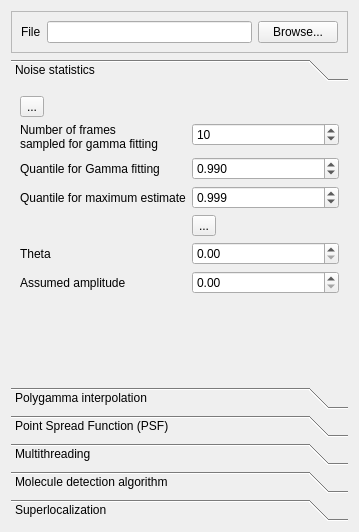
<?xml version="1.0" encoding="UTF-8"?>
<ui version="4.0">
 <class>MoleculeDetectionSettings</class>
 <widget class="QWidget" name="MoleculeDetectionSettings">
  <property name="geometry">
   <rect>
    <x>0</x>
    <y>0</y>
    <width>359</width>
    <height>532</height>
   </rect>
  </property>
  <property name="sizePolicy">
   <sizepolicy hsizetype="MinimumExpanding" vsizetype="Preferred">
    <horstretch>0</horstretch>
    <verstretch>0</verstretch>
   </sizepolicy>
  </property>
  <property name="windowTitle">
   <string>Form</string>
  </property>
  <layout class="QVBoxLayout" name="verticalLayout">
   <item>
    <widget class="QFrame" name="frame">
     <property name="frameShape">
      <enum>QFrame::Shape::StyledPanel</enum>
     </property>
     <property name="frameShadow">
      <enum>QFrame::Shadow::Raised</enum>
     </property>
     <layout class="QHBoxLayout" name="horizontalLayout_2">
      <item>
       <widget class="QLabel" name="label">
        <property name="text">
         <string>File</string>
        </property>
       </widget>
      </item>
      <item>
       <widget class="QLineEdit" name="fileLineEdit">
        <property name="readOnly">
         <bool>true</bool>
        </property>
       </widget>
      </item>
      <item>
       <widget class="QPushButton" name="browsePushButton">
        <property name="text">
         <string>Browse...</string>
        </property>
       </widget>
      </item>
     </layout>
    </widget>
   </item>
   <item>
    <widget class="QToolBox" name="toolBox">
     <property name="sizePolicy">
      <sizepolicy hsizetype="Preferred" vsizetype="MinimumExpanding">
       <horstretch>0</horstretch>
       <verstretch>0</verstretch>
      </sizepolicy>
     </property>
     <property name="currentIndex">
      <number>0</number>
     </property>
     <widget class="QWidget" name="page_2">
      <property name="geometry">
       <rect>
        <x>0</x>
        <y>0</y>
        <width>341</width>
        <height>284</height>
       </rect>
      </property>
      <attribute name="label">
       <string>Noise statistics</string>
      </attribute>
      <layout class="QVBoxLayout" name="verticalLayout_3">
       <item>
        <widget class="QToolButton" name="helpNoiseStatisticsToolButton">
         <property name="layoutDirection">
          <enum>Qt::LayoutDirection::LeftToRight</enum>
         </property>
         <property name="text">
          <string>...</string>
         </property>
         <property name="toolButtonStyle">
          <enum>Qt::ToolButtonStyle::ToolButtonTextBesideIcon</enum>
         </property>
        </widget>
       </item>
       <item>
        <layout class="QFormLayout" name="formLayout">
         <item row="0" column="0">
          <widget class="QLabel" name="label_2">
           <property name="text">
            <string>Number of frames sampled for gamma fitting</string>
           </property>
           <property name="wordWrap">
            <bool>true</bool>
           </property>
          </widget>
         </item>
         <item row="0" column="1">
          <widget class="QSpinBox" name="numberOfFramesSampledForGammaFittingSpinBox">
           <property name="toolTip">
            <string>The program wil sample at random this many nuber of frames to fit the theta parameter of the gamma distribution.</string>
           </property>
           <property name="minimum">
            <number>1</number>
           </property>
           <property name="maximum">
            <number>100000</number>
           </property>
           <property name="value">
            <number>10</number>
           </property>
          </widget>
         </item>
         <item row="1" column="0">
          <widget class="QLabel" name="label_3">
           <property name="text">
            <string>Quantile for Gamma fitting</string>
           </property>
          </widget>
         </item>
         <item row="1" column="1">
          <widget class="QDoubleSpinBox" name="quantileGammaFitDoubleSpinBox">
           <property name="toolTip">
            <string>The pixel values under that quantile will be excluded during the initial background fitting procedure to avoid having molecules signal in.</string>
           </property>
           <property name="decimals">
            <number>3</number>
           </property>
           <property name="maximum">
            <double>1.000000000000000</double>
           </property>
           <property name="singleStep">
            <double>0.010000000000000</double>
           </property>
           <property name="value">
            <double>0.990000000000000</double>
           </property>
          </widget>
         </item>
         <item row="2" column="0">
          <widget class="QLabel" name="label_4">
           <property name="text">
            <string>Quantile for maximum estimate</string>
           </property>
          </widget>
         </item>
         <item row="2" column="1">
          <widget class="QDoubleSpinBox" name="quantileMaxEstimateDoubleSpinBox">
           <property name="toolTip">
            <string>Quantile above which the pixel values are ignored for maximum value estimation during the initial fit procedure.</string>
           </property>
           <property name="decimals">
            <number>3</number>
           </property>
           <property name="maximum">
            <double>1.000000000000000</double>
           </property>
           <property name="singleStep">
            <double>0.010000000000000</double>
           </property>
           <property name="value">
            <double>0.999000000000000</double>
           </property>
          </widget>
         </item>
         <item row="3" column="1">
          <widget class="QToolButton" name="runNoiseStatisticsToolButton">
           <property name="text">
            <string>...</string>
           </property>
           <property name="toolButtonStyle">
            <enum>Qt::ToolButtonStyle::ToolButtonTextBesideIcon</enum>
           </property>
          </widget>
         </item>
         <item row="4" column="0">
          <widget class="QLabel" name="label_13">
           <property name="text">
            <string>Theta</string>
           </property>
          </widget>
         </item>
         <item row="4" column="1">
          <widget class="QDoubleSpinBox" name="thetaDoubleSpinBox">
           <property name="maximum">
            <double>100000.000000000000000</double>
           </property>
          </widget>
         </item>
         <item row="5" column="1">
          <widget class="QDoubleSpinBox" name="assumedAmplitudeDoubleSpinBox">
           <property name="maximum">
            <double>100000.000000000000000</double>
           </property>
          </widget>
         </item>
         <item row="5" column="0">
          <widget class="QLabel" name="label_14">
           <property name="text">
            <string>Assumed amplitude</string>
           </property>
          </widget>
         </item>
        </layout>
       </item>
       <item>
        <spacer name="verticalSpacer_5">
         <property name="orientation">
          <enum>Qt::Orientation::Vertical</enum>
         </property>
         <property name="sizeHint" stdset="0">
          <size>
           <width>20</width>
           <height>40</height>
          </size>
         </property>
        </spacer>
       </item>
      </layout>
     </widget>
     <widget class="QWidget" name="page_3">
      <property name="geometry">
       <rect>
        <x>0</x>
        <y>0</y>
        <width>324</width>
        <height>286</height>
       </rect>
      </property>
      <attribute name="label">
       <string>Polygamma interpolation</string>
      </attribute>
      <layout class="QVBoxLayout" name="verticalLayout_2">
       <item>
        <widget class="QToolButton" name="helpPolygammaInterpolationToolButton">
         <property name="text">
          <string>...</string>
         </property>
         <property name="toolButtonStyle">
          <enum>Qt::ToolButtonStyle::ToolButtonTextBesideIcon</enum>
         </property>
        </widget>
       </item>
       <item>
        <widget class="QGroupBox" name="groupBox">
         <property name="title">
          <string>Digamma</string>
         </property>
         <layout class="QFormLayout" name="formLayout_2">
          <item row="0" column="0">
           <widget class="QLabel" name="label_6">
            <property name="text">
             <string>Interpolation minimum</string>
            </property>
           </widget>
          </item>
          <item row="0" column="1">
           <widget class="QDoubleSpinBox" name="digammaInterpolationMinimumDoubleSpinBox">
            <property name="minimum">
             <double>2.000000000000000</double>
            </property>
            <property name="maximum">
             <double>40000.000000000000000</double>
            </property>
           </widget>
          </item>
          <item row="1" column="0">
           <widget class="QLabel" name="label_7">
            <property name="text">
             <string>Interpolation maximum</string>
            </property>
           </widget>
          </item>
          <item row="1" column="1">
           <widget class="QDoubleSpinBox" name="digammaInterpolationMaximumDoubleSpinBox">
            <property name="minimum">
             <double>2.000000000000000</double>
            </property>
            <property name="maximum">
             <double>100000.000000000000000</double>
            </property>
            <property name="value">
             <double>40000.000000000000000</double>
            </property>
           </widget>
          </item>
          <item row="2" column="0">
           <widget class="QLabel" name="label_8">
            <property name="text">
             <string>Number of interpolation points</string>
            </property>
           </widget>
          </item>
          <item row="2" column="1">
           <widget class="QSpinBox" name="digammaInterpolationNumberSpinBox">
            <property name="minimum">
             <number>2</number>
            </property>
            <property name="maximum">
             <number>10000</number>
            </property>
            <property name="value">
             <number>100</number>
            </property>
           </widget>
          </item>
         </layout>
        </widget>
       </item>
       <item>
        <widget class="QGroupBox" name="groupBox_2">
         <property name="title">
          <string>Trigamma</string>
         </property>
         <layout class="QFormLayout" name="formLayout_3">
          <item row="0" column="0">
           <widget class="QLabel" name="label_10">
            <property name="text">
             <string>Interpolation minimum</string>
            </property>
           </widget>
          </item>
          <item row="0" column="1">
           <widget class="QDoubleSpinBox" name="trigammaInterpolationMinimumDoubleSpinBox">
            <property name="minimum">
             <double>2.000000000000000</double>
            </property>
            <property name="maximum">
             <double>100000.000000000000000</double>
            </property>
           </widget>
          </item>
          <item row="1" column="0">
           <widget class="QLabel" name="label_11">
            <property name="text">
             <string>Interpolation maximum</string>
            </property>
           </widget>
          </item>
          <item row="1" column="1">
           <widget class="QDoubleSpinBox" name="trigammaInterpolationMaximumDoubleSpinBox">
            <property name="minimum">
             <double>2.000000000000000</double>
            </property>
            <property name="maximum">
             <double>100000.000000000000000</double>
            </property>
            <property name="stepType">
             <enum>QAbstractSpinBox::StepType::DefaultStepType</enum>
            </property>
            <property name="value">
             <double>40000.000000000000000</double>
            </property>
           </widget>
          </item>
          <item row="2" column="0">
           <widget class="QLabel" name="label_12">
            <property name="text">
             <string>Number of interpolation points</string>
            </property>
           </widget>
          </item>
          <item row="2" column="1">
           <widget class="QSpinBox" name="trigammaInterpolationNumberSpinBox">
            <property name="minimum">
             <number>2</number>
            </property>
            <property name="maximum">
             <number>10000</number>
            </property>
            <property name="value">
             <number>100</number>
            </property>
           </widget>
          </item>
         </layout>
        </widget>
       </item>
       <item>
        <spacer name="verticalSpacer_4">
         <property name="orientation">
          <enum>Qt::Orientation::Vertical</enum>
         </property>
         <property name="sizeHint" stdset="0">
          <size>
           <width>20</width>
           <height>40</height>
          </size>
         </property>
        </spacer>
       </item>
      </layout>
     </widget>
     <widget class="QWidget" name="page">
      <property name="geometry">
       <rect>
        <x>0</x>
        <y>0</y>
        <width>341</width>
        <height>284</height>
       </rect>
      </property>
      <attribute name="label">
       <string>Point Spread Function (PSF)</string>
      </attribute>
      <layout class="QVBoxLayout" name="verticalLayout_4">
       <item>
        <widget class="QToolButton" name="helpPSFToolButton">
         <property name="text">
          <string>...</string>
         </property>
         <property name="toolButtonStyle">
          <enum>Qt::ToolButtonStyle::ToolButtonTextBesideIcon</enum>
         </property>
        </widget>
       </item>
       <item>
        <layout class="QFormLayout" name="formLayout_4">
         <item row="0" column="0">
          <widget class="QLabel" name="label_16">
           <property name="text">
            <string>Frames sampled for PSF estimate</string>
           </property>
          </widget>
         </item>
         <item row="0" column="1">
          <widget class="QSpinBox" name="numberOfFramesSampledForPSFEstimatonSpinBox">
           <property name="minimum">
            <number>1</number>
           </property>
           <property name="maximum">
            <number>100000</number>
           </property>
           <property name="value">
            <number>50</number>
           </property>
          </widget>
         </item>
         <item row="2" column="1">
          <widget class="QToolButton" name="estimatePSFFromSampledFramesToolButton">
           <property name="text">
            <string>...</string>
           </property>
           <property name="toolButtonStyle">
            <enum>Qt::ToolButtonStyle::ToolButtonTextBesideIcon</enum>
           </property>
          </widget>
         </item>
         <item row="3" column="0">
          <widget class="QLabel" name="label_17">
           <property name="text">
            <string>Frequency FWHM (frames)</string>
           </property>
          </widget>
         </item>
         <item row="3" column="1">
          <widget class="QDoubleSpinBox" name="frequencyFWHMDoubleSpinBox">
           <property name="toolTip">
            <string>The FWHM (in number of frames) that the algorithm assumes for a single molecule.</string>
           </property>
           <property name="maximum">
            <double>1000.000000000000000</double>
           </property>
          </widget>
         </item>
         <item row="4" column="0">
          <widget class="QLabel" name="label_18">
           <property name="text">
            <string>PSF width (pixels)</string>
           </property>
          </widget>
         </item>
         <item row="4" column="1">
          <widget class="QDoubleSpinBox" name="positionStdevDoubleSpinBox">
           <property name="toolTip">
            <string>The width of the gaussian PSF in pixels.</string>
           </property>
           <property name="maximum">
            <double>10000.000000000000000</double>
           </property>
          </widget>
         </item>
         <item row="1" column="1">
          <widget class="QDoubleSpinBox" name="lorentzianSafetyMarginDoubleSpinBox">
           <property name="toolTip">
            <string>Defines the data range around a lorentzian peak that should be considered by how many times the FWHM it is.</string>
           </property>
           <property name="minimum">
            <double>1.000000000000000</double>
           </property>
           <property name="value">
            <double>5.000000000000000</double>
           </property>
          </widget>
         </item>
         <item row="1" column="0">
          <widget class="QLabel" name="label_19">
           <property name="text">
            <string>Lorentzian safety margin</string>
           </property>
          </widget>
         </item>
         <item row="5" column="1">
          <widget class="QDoubleSpinBox" name="kernelFrequencyLengthDoubleSpinBox">
           <property name="toolTip">
            <string>The length (in number of frames) of the kernel in the frequency dimension.</string>
           </property>
           <property name="maximum">
            <double>1000.000000000000000</double>
           </property>
          </widget>
         </item>
         <item row="6" column="1">
          <widget class="QDoubleSpinBox" name="kernelSpatialLengthDoubleSpinBox">
           <property name="toolTip">
            <string>The length of the kernel (in pixels) in the spatial dimensions.</string>
           </property>
          </widget>
         </item>
         <item row="5" column="0">
          <widget class="QLabel" name="label_20">
           <property name="text">
            <string>Kernel frequency length (frames)</string>
           </property>
          </widget>
         </item>
         <item row="6" column="0">
          <widget class="QLabel" name="label_21">
           <property name="text">
            <string>Kernel spatial length (pixels)</string>
           </property>
          </widget>
         </item>
        </layout>
       </item>
       <item>
        <spacer name="verticalSpacer_3">
         <property name="orientation">
          <enum>Qt::Orientation::Vertical</enum>
         </property>
         <property name="sizeHint" stdset="0">
          <size>
           <width>20</width>
           <height>40</height>
          </size>
         </property>
        </spacer>
       </item>
      </layout>
     </widget>
     <widget class="QWidget" name="page_5">
      <attribute name="label">
       <string>Multithreading</string>
      </attribute>
      <layout class="QVBoxLayout" name="verticalLayout_6">
       <item>
        <widget class="QToolButton" name="helpMultithreadingtoolButton">
         <property name="text">
          <string>...</string>
         </property>
         <property name="toolButtonStyle">
          <enum>Qt::ToolButtonStyle::ToolButtonTextBesideIcon</enum>
         </property>
        </widget>
       </item>
       <item>
        <layout class="QFormLayout" name="formLayout_6">
         <item row="0" column="1">
          <widget class="QSpinBox" name="framesPerSliceSpinBox">
           <property name="toolTip">
            <string>How many frames are treated at once by one worker.</string>
           </property>
           <property name="minimum">
            <number>1</number>
           </property>
           <property name="maximum">
            <number>100000</number>
           </property>
           <property name="value">
            <number>100</number>
           </property>
          </widget>
         </item>
         <item row="0" column="0">
          <widget class="QLabel" name="label_26">
           <property name="text">
            <string>Frames per slice</string>
           </property>
          </widget>
         </item>
         <item row="1" column="0">
          <widget class="QLabel" name="label_27">
           <property name="text">
            <string>Number of workers</string>
           </property>
          </widget>
         </item>
         <item row="1" column="1">
          <widget class="QSpinBox" name="numberOfWorkersSpinBox">
           <property name="minimum">
            <number>1</number>
           </property>
           <property name="value">
            <number>8</number>
           </property>
          </widget>
         </item>
        </layout>
       </item>
       <item>
        <spacer name="verticalSpacer_6">
         <property name="orientation">
          <enum>Qt::Orientation::Vertical</enum>
         </property>
         <property name="sizeHint" stdset="0">
          <size>
           <width>20</width>
           <height>40</height>
          </size>
         </property>
        </spacer>
       </item>
      </layout>
     </widget>
     <widget class="QWidget" name="page_4">
      <property name="geometry">
       <rect>
        <x>0</x>
        <y>0</y>
        <width>341</width>
        <height>284</height>
       </rect>
      </property>
      <attribute name="label">
       <string>Molecule detection algorithm</string>
      </attribute>
      <layout class="QVBoxLayout" name="verticalLayout_5">
       <item>
        <widget class="QToolButton" name="helpAlgorithmToolButton">
         <property name="text">
          <string>...</string>
         </property>
         <property name="toolButtonStyle">
          <enum>Qt::ToolButtonStyle::ToolButtonTextBesideIcon</enum>
         </property>
        </widget>
       </item>
       <item>
        <layout class="QFormLayout" name="formLayout_5">
         <item row="0" column="1">
          <widget class="ScienDSpinBox" name="probabilityOfFalsePositiveDoubleSpinBox">
           <property name="decimals">
            <number>9</number>
           </property>
           <property name="minimum">
            <double>0.000001000000000</double>
           </property>
           <property name="maximum">
            <double>1.000000000000000</double>
           </property>
          </widget>
         </item>
         <item row="0" column="0">
          <widget class="QLabel" name="label_23">
           <property name="text">
            <string>Probability of false positive</string>
           </property>
          </widget>
         </item>
         <item row="1" column="1">
          <widget class="QSpinBox" name="borderExcludedPixelsSpinBox">
           <property name="toolTip">
            <string>Sometimes, hardware binning create a row or a column of rogue pixels on the side. You can decide to ignore some of themusing this setting.</string>
           </property>
           <property name="maximum">
            <number>500</number>
           </property>
           <property name="value">
            <number>1</number>
           </property>
          </widget>
         </item>
         <item row="1" column="0">
          <widget class="QLabel" name="label_24">
           <property name="text">
            <string>Pixels excluded on the border</string>
           </property>
          </widget>
         </item>
         <item row="2" column="1">
          <widget class="QToolButton" name="runMoleculeDetectionAlgorithmToolButton">
           <property name="text">
            <string>...</string>
           </property>
           <property name="toolButtonStyle">
            <enum>Qt::ToolButtonStyle::ToolButtonTextBesideIcon</enum>
           </property>
          </widget>
         </item>
        </layout>
       </item>
       <item>
        <spacer name="verticalSpacer_2">
         <property name="orientation">
          <enum>Qt::Orientation::Vertical</enum>
         </property>
         <property name="sizeHint" stdset="0">
          <size>
           <width>20</width>
           <height>40</height>
          </size>
         </property>
        </spacer>
       </item>
      </layout>
     </widget>
     <widget class="QWidget" name="page_6">
      <attribute name="label">
       <string>Superlocalization</string>
      </attribute>
      <layout class="QVBoxLayout" name="verticalLayout_7">
       <item>
        <widget class="QToolButton" name="helpSuperlocalizationToolButton">
         <property name="text">
          <string>...</string>
         </property>
         <property name="toolButtonStyle">
          <enum>Qt::ToolButtonStyle::ToolButtonTextBesideIcon</enum>
         </property>
        </widget>
       </item>
       <item>
        <widget class="QToolButton" name="superlocalizeCurrentMoleculeToolButton">
         <property name="text">
          <string>...</string>
         </property>
         <property name="toolButtonStyle">
          <enum>Qt::ToolButtonStyle::ToolButtonTextBesideIcon</enum>
         </property>
        </widget>
       </item>
       <item>
        <widget class="QToolButton" name="superlocalizeAllMoleculesToolButton">
         <property name="text">
          <string>...</string>
         </property>
         <property name="toolButtonStyle">
          <enum>Qt::ToolButtonStyle::ToolButtonTextBesideIcon</enum>
         </property>
        </widget>
       </item>
       <item>
        <spacer name="verticalSpacer">
         <property name="orientation">
          <enum>Qt::Orientation::Vertical</enum>
         </property>
         <property name="sizeHint" stdset="0">
          <size>
           <width>20</width>
           <height>40</height>
          </size>
         </property>
        </spacer>
       </item>
      </layout>
     </widget>
    </widget>
   </item>
  </layout>
 </widget>
 <customwidgets>
  <customwidget>
   <class>ScienDSpinBox</class>
   <extends>QDoubleSpinBox</extends>
   <header>qudi.util.widgets.scientific_spinbox</header>
  </customwidget>
 </customwidgets>
 <resources/>
 <connections/>
</ui>
